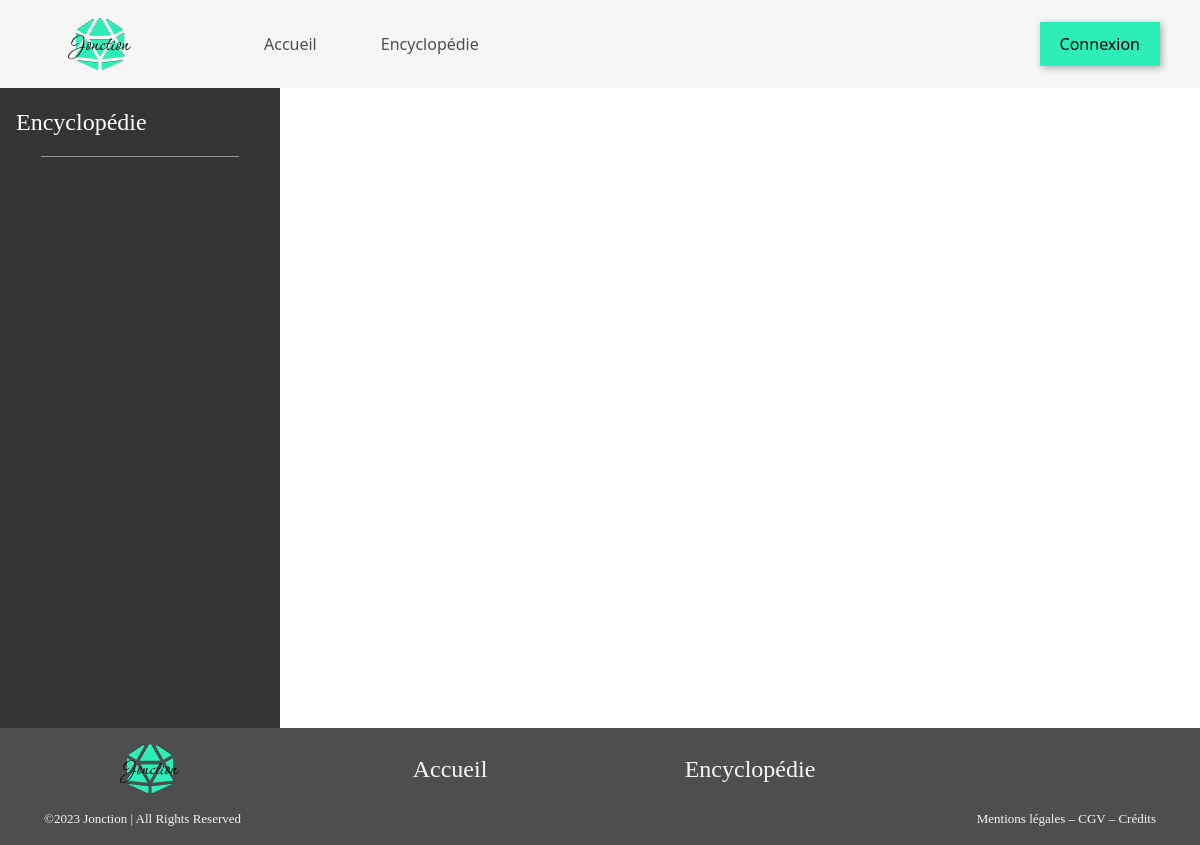
The app's page /categorie.php?name=Règles, older data.
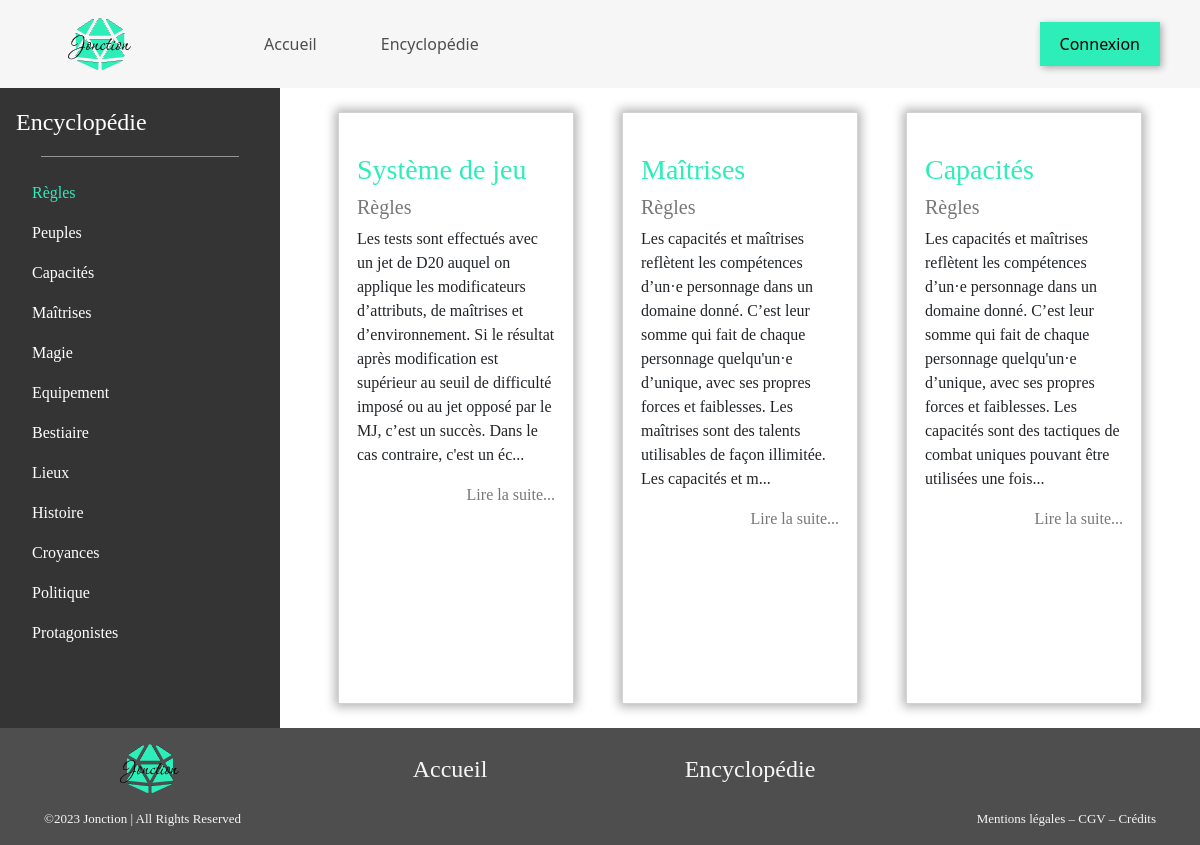
The same page, newer data.
### tables this page shows
CREATE TABLE IF NOT EXISTS `categories` (
  `id` int NOT NULL AUTO_INCREMENT,
  `cat_name` varchar(45) DEFAULT NULL,
  PRIMARY KEY (`id`)
);

CREATE TABLE IF NOT EXISTS `pages` (
  `id` int NOT NULL AUTO_INCREMENT,
  `title` varchar(45) DEFAULT NULL,
  `content` text,
  `images_id` int NOT NULL,
  PRIMARY KEY (`id`,`images_id`),
  KEY `fk_pages_images1_idx` (`images_id`)
);

### classes/Utils.php (called while the page is built, shortened)
<?php
class Utils
{
  public static function selectFrom(object $pdo, string $tableName): array
  {
    $stmt = $pdo->query("SELECT * FROM $tableName");
    $table = $stmt->fetchAll();
    return $table;
  }
}

### data/datas.php (called while the page is built, shortened)
<?php
require_once __DIR__ . '/../classes/Utils.php';
try {
    $pdo = Utils::newPDO();
} catch (PDOException) {
    http_response_code(500);
    echo "La connexion à la BDD a échoué";
    exit;
}
$categories = Utils::selectFrom($pdo, 'categories');
$stmt = $pdo->query
    ("SELECT images.*, categories.*, categories_has_pages.categories_id, pages.*
    FROM `pages`
    INNER JOIN categories_has_pages
    ON pages.id = categories_has_pages.pages_id
    INNER JOIN categories
    ON categories.id = categories_has_pages.categories_id
    INNER JOIN images
    ON images.id = pages.images_id");
$fullArticle = $stmt->fetchAll(PDO::FETCH_ASSOC);

### categorie.php (the view, shortened to what this page needs)
<?php
$title = $_GET['name'];
require_once __DIR__ . '/data/datas.php';
require_once __DIR__ . '/layout/header.php';
$name = ($_GET['name']) ?? null;
?>
<main class="main_sidebar">
<?php require_once __DIR__ . '/layout/sidebar.php' ?>
    <div class="corpus row w-100 justify-content-center">
        <?php foreach ($fullArticle as $article) {
            if ($article['cat_name'] === $name) { ?>
                <article class ="card col-3 m-4 p-0">
                    <div class="card_img">
                    </div>
                    <div class="card_text">
                        <h3><?php echo $article['title'] ?></h3>
                        <h5><?php echo $article['cat_name'] ?></h5>
                        <p><?php echo substr($article['content'], 0, 300) . "..." ?></p>
                        <a class="text-black text-decoration-none d-flex justify-content-end" href="article.php?id=<?php echo $article['id'] ?>">Lire la suite...</a>
                    </div>
                </article>
            <?php }
        }?>
    </div>
</main>
<?php
require_once 'layout/footer.php';

### layout/sidebar.php
<?php require_once __DIR__ . '/../data/datas.php'; ?>
<div class="sidebar d-flex flex-column flex-shrink-0 p-3">
    <?php if ($title === 'Administration' || $title === 'Nouvel Article' || $title === 'Éditeur') { ?>
        <a href="admin.php" class="d-flex align-items-center mb-3 mb-md-0 me-md-auto text-white text-decoration-none">
            <span class="fs-4">
                <?php echo 'Administration';
    } else { ?>
        <a href="encyclopedie.php" class="d-flex align-items-center mb-3 mb-md-0 me-md-auto text-white text-decoration-none">
            <span class="fs-4">
                <?php echo 'Encyclopédie' ;
            } ?>
            </span>
        </a>
    <hr>
    <ul class="nav flex-column mb-auto">
    <?php foreach ($categories as $categorie) { ?>
        <li class="nav-item">
            <a href="categorie.php?name=<?php echo $categorie['cat_name']?>" class="nav-link <?php echo ($title === $categorie['cat_name']) ? 'nav_highlight' : 'text-white' ?>" aria-current="page"><?php echo $categorie['cat_name'] ?></a>
        </li>
    <?php } ?>
    </ul>
</div>

Row changes from the older to the newer data that the page shows:
now on this page (row edited): categories: cat_name "Règles"
now on this page (row edited): categories: cat_name "Peuples"
now on this page (row edited): categories: cat_name "Capacités"
now on this page (row edited): categories: cat_name "Maîtrises"
now on this page (row edited): categories: cat_name "Magie"
now on this page (row edited): categories: cat_name "Equipement"
now on this page (row edited): categories: cat_name "Bestiaire"
now on this page (row edited): categories: cat_name "Lieux"
now on this page (row edited): categories: cat_name "Histoire"
now on this page (row edited): categories: cat_name "Croyances"
now on this page (row edited): categories: cat_name "Politique"
now on this page (row edited): categories: cat_name "Protagonistes"
added pages: title "Système de jeu", categories.cat_name "Règles", content "Les tests sont effectués avec un jet de D20 auquel on applique les modificateurs d’attributs, de maîtrises et d’environnement. Si le résultat après modification est supérieur au seuil de difficulté imposé ou au jet opposé par le MJ, c’est un succès. Dans le cas contraire, c'est un éc"
added pages: title "Maîtrises", categories.cat_name "Règles", content "Les capacités et maîtrises reflètent les compétences d’un·e personnage dans un domaine donné. C’est leur somme qui fait de chaque personnage quelqu'un·e d’unique, avec ses propres forces et faiblesses. Les maîtrises sont des talents utilisables de façon illimitée. Les capacités et m"
added pages: title "Capacités", categories.cat_name "Règles", content "Les capacités et maîtrises reflètent les compétences d’un·e personnage dans un domaine donné. C’est leur somme qui fait de chaque personnage quelqu'un·e d’unique, avec ses propres forces et faiblesses. Les capacités sont des tactiques de combat uniques pouvant être utilisées une fois"
